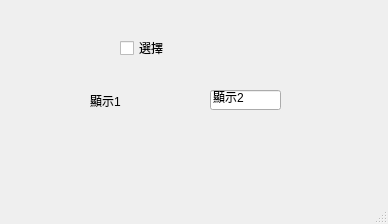
<?xml version="1.0" encoding="UTF-8"?>
<ui version="4.0">
 <class>MainWindow</class>
 <widget class="QMainWindow" name="MainWindow">
  <property name="geometry">
   <rect>
    <x>0</x>
    <y>0</y>
    <width>388</width>
    <height>224</height>
   </rect>
  </property>
  <property name="windowTitle">
   <string>MainWindow</string>
  </property>
  <widget class="QWidget" name="centralwidget">
   <widget class="QLabel" name="label">
    <property name="geometry">
     <rect>
      <x>90</x>
      <y>90</y>
      <width>54</width>
      <height>21</height>
     </rect>
    </property>
    <property name="text">
     <string>顯示1</string>
    </property>
   </widget>
   <widget class="QLineEdit" name="lineEdit">
    <property name="geometry">
     <rect>
      <x>210</x>
      <y>90</y>
      <width>71</width>
      <height>20</height>
     </rect>
    </property>
    <property name="text">
     <string>顯示2</string>
    </property>
   </widget>
   <widget class="QCheckBox" name="checkBox">
    <property name="geometry">
     <rect>
      <x>120</x>
      <y>40</y>
      <width>71</width>
      <height>16</height>
     </rect>
    </property>
    <property name="text">
     <string>選擇</string>
    </property>
   </widget>
  </widget>
  <widget class="QMenuBar" name="menubar">
   <property name="geometry">
    <rect>
     <x>0</x>
     <y>0</y>
     <width>388</width>
     <height>22</height>
    </rect>
   </property>
  </widget>
  <widget class="QStatusBar" name="statusbar"/>
 </widget>
 <resources/>
 <connections>
  <connection>
   <sender>checkBox</sender>
   <signal>clicked(bool)</signal>
   <receiver>label</receiver>
   <slot>setVisible(bool)</slot>
   <hints>
    <hint type="sourcelabel">
     <x>195</x>
     <y>220</y>
    </hint>
    <hint type="destinationlabel">
     <x>166</x>
     <y>273</y>
    </hint>
   </hints>
  </connection>
  <connection>
   <sender>checkBox</sender>
   <signal>clicked(bool)</signal>
   <receiver>lineEdit</receiver>
   <slot>setEnabled(bool)</slot>
   <hints>
    <hint type="sourcelabel">
     <x>229</x>
     <y>225</y>
    </hint>
    <hint type="destinationlabel">
     <x>295</x>
     <y>272</y>
    </hint>
   </hints>
  </connection>
 </connections>
</ui>
